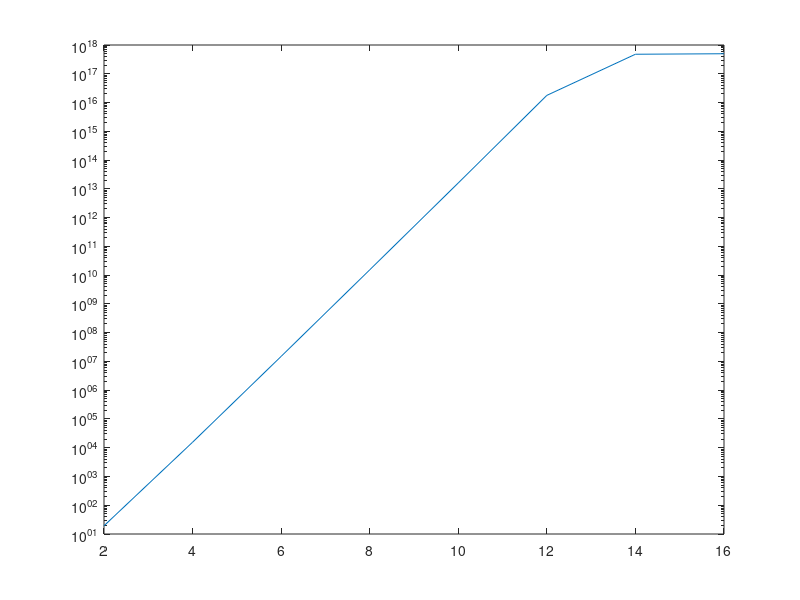

The MATLAB source for this figure: (Note: this script raises an error after producing the figure.)
%%% 1)
%a)
C = [];
N = 2:2:16;
for n=N
    H = hilb(n);
    C = [C;cond(H)];
end
fig=figure();
semilogy(N,C);
close(fig);

%b)
n=8;
H=hilb(n);
HI=invhilb(n);
x=rand(n,1);
b=H*x;

x1=H\b;
x2=HI*b;

format long e;
for n=[8 10 12 14]
    H=hilb(n);
    HI=invhilb(n);
    x=rand(n,1);
    b=H*x;
    A=H;
    x1=A\b;
    x2=HI*b;
    %disp([x x1 x2]);
    %disp([x-x1 x-x2]);
    eta1 = norm(A*x1-b)/(norm(b)*norm(A));
    eta2 = norm(A*x2-b)/(norm(b)*norm(A));
    condn = cond(H);
    err1 = norm(x-x1)/norm(x);
    err2 = norm(x-x2)/norm(x);
    disp([eta1 eta2 condn err1 err2]);
    % eta1 is order of u
    % So method1 is backward stable
    
    % When condn>12 m1 is better than m2
    
    % method1 is better in case 
    % of ill-cond matrix
end
%format;

%c)
n=10;
H=hilb(n);
x=randn(n,1);
b=H*x;
x1 = H\b;
r = H*x1-b;
disp([norm(r) norm(x-x1)]);
% residual is zero but x is not close to x1
% from the above formula, cond comes into play

%d)

for n=[8 10 12]
    H=hilb(n);
    [L,U]=GENP(H);
    x=randn(n,1);
    b = H*x;
    y = L\b; % y=Ux;
    A = H;
    x3 = U\y;
    eta3 = norm(A*x3-b)/(norm(A)*norm(b));
    disp(eta3);
end

% H is PD
% It turns out to be Backward stable

format;
%%% 2)

% a)
n = 32;
A = Wilk(n);
x = randn(n,1);
b = A*x;
x4 = A\b;
disp('Wilkinson matrix error');
disp(norm(x-x4,Inf)/norm(x,Inf));
disp(cond(A));

n = 64;
A = Wilk(n);
x = randn(n,1);
b = A*x;
x4 = A\b;
disp('Wilkinson matrix error');
disp(norm(x-x4,Inf)/norm(x,Inf));
disp(cond(A));

%b)
for n=[32 64]
    A = Wilk(n);
    [Q,R]=qr(A);
    x = randn(n,1);
    b = A*x;
    y = Q'*b;
    x5 = R\y;
    disp(norm(x-x5,Inf)/norm(x,Inf));
end

%%% 3)

%a)
fig=figure();
n=10:.5:505;
X = 2.^(n-1);
semilogy(n,X,'r');
hold on;
n=10:20:500;
m=length(n);
G=zeros(m,1);
for i=1:m
    W = Wilk(n(i));
    [L,U,p,rho]=GEPP(W);
    G(i)=rho;
end
semilogy(n,G,'b*');
close(fig);

%%% 4)

pga = zeros(20,1);
conda = zeros(20,1);
for n=1:20
    s = 10;
    L = tril(round(s*randn(n)),-1)+eye(n);
    U = triu(round(s*randn(n)),-1)+eye(n);
    A = L*U;
    [L,U]=GENP(A);
    pga(n) = max(max(U))/max(max(A));
    conda(n) = cond(A);
    %disp([pga,conda]);
end

plot(1:20,pga);
hold on;
plot(1:20,conda);
legend('PG','cond');
% There doesn't exist any cor
%plot(pga,conda);